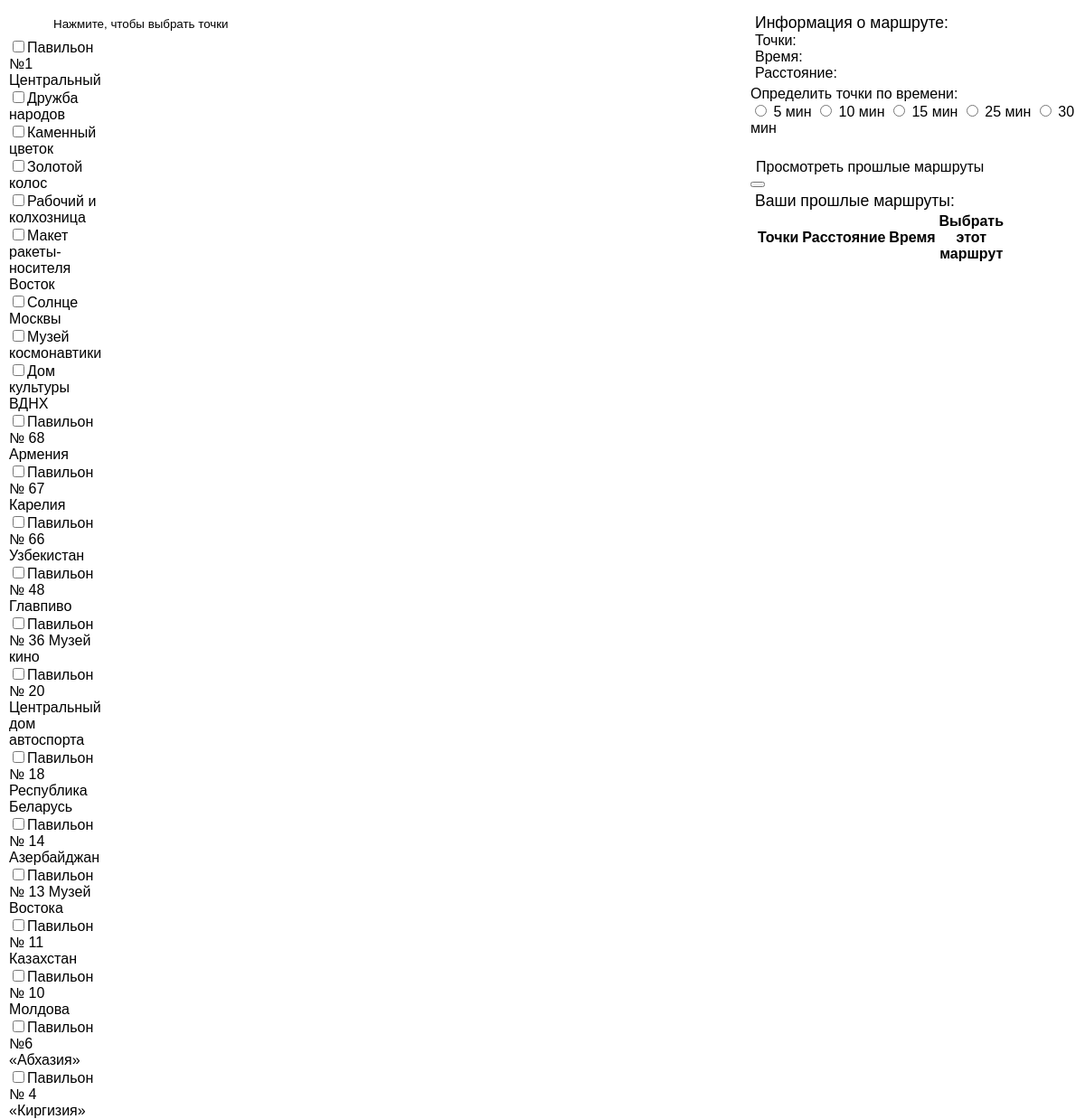
The page / on the database its author committed.
### app/models.py (models this page shows)
class Place(models.Model):
    coordinates = models.CharField(max_length=100)
    name = models.CharField(max_length=100)
    placetype = models.CharField(max_length=100)

### app/views.py (the view)
# urls.py: path('', views.index_page, name='home'),
def index_page(request):
    places = Place.objects.all()
    history = History.objects.all()
    content['places'] = [place for place in places]
    content['items'] = [place for place in history]
    return render(request, 'index.html', content)

### app/templates/index.html (shortened to what this page needs)
<!DOCTYPE HTML PUBLIC "-//W3C//DTD HTML 4.01 Transitional//EN"
        "http://www.w3.org/TR/html4/loose.dtd">
<html>
<head>
    <link rel="stylesheet" href="https://cdn.jsdelivr.net/npm/uikit@3.15.24/dist/css/uikit.min.css" />
</head>
<body>
<div id="map" style="position: relative;">
    <div class="menu">
        <div style="width: 30%">
            <div>
                <button href="#" style="background-color: white; border-radius: 0.5em; width: 90%; height: 4vh; border: 0px;">Нажмите, чтобы выбрать точки</button>
                <div id="options" class="uk-dropbar uk-dropbar-top uk-flex-column" uk-drop=" mode: click" style="width:30%; height: 80vh">
                    {% for place in places %}
                        <label style="display: block; font-size: 1em"><input class="Check" type="checkbox">{{ place.name }}</label>
                    {% endfor %}
                </div>
            </div>
        </div>
    </div>
    <div style="position: absolute; right: 10px; top: 10px; z-index: 2; width: 30%;">
        <div style="background-color: white; border-radius: 0.5em; width: 100%">
            <div style="margin: 5px">
                <p style = "font-size: 1.1em;">Информация о маршруте:</p>
                <div class="uk-flex">
                    <p style="margin-right: 1%">Точки: </p> <p id="marks"></p>
                </div>
                <div class="uk-flex">
                    <p style="margin-right: 1%">Время: </p> <p id="time_html"></p>
                </div>
                <div class="uk-flex">
                    <p style="margin-right: 1%">Расстояние: </p> <p id="distance_html"></p>
                </div>
            </div>
            <div class="margn-left: 2%">
                <p>Определить точки по времени:</p>
                <label><input class="time_check" type="radio" name="radio2"> 5 мин</label>
                <label><input class="time_check" type="radio" name="radio2"> 10 мин</label>
                <label><input class="time_check" type="radio" name="radio2"> 15 мин</label>
                <label><input class="time_check" type="radio" name="radio2"> 25 мин</label>
                <label><input class="time_check" type="radio" name="radio2"> 30 мин</label>
                <br>
                <br>
            </div>
        </div>
        <button class="uk-margin-top" style="background-color: white; border: 0; border-radius: 0.5em; font-size: 1em; height: 4vh" type="button" uk-toggle="target: #modal-close-default">Просмотреть прошлые маршруты</button>
        <div id="modal-close-default" uk-modal>
            <div class="uk-modal-dialog uk-modal-body" style="width: 80%;">
                <button class="uk-modal-close-default" type="button" uk-close></button>
                <div style="margin: 5px">
                    <p style="font-size: 1.1em;">Ваши прошлые маршруты:</p>
                    <table class="uk-table uk-table-justify uk-table-divider">
                        <thead>
                            <tr>
                                <th>Точки</th>
                                <th>Расстояние</th>
                                <th>Время</th>
                                <th>Выбрать этот маршрут</th>
                            </tr>
                        </thead>
                    </table>
                </div>
            </div>
        </div>
    </div>
</div>
</body>
</html>

### app/templates/index.html (style rules this page uses)
html, body { width: 100%; padding: 0; margin: 0; font-family: Arial; }
#map { width: 100%; height: 100vh; }
.menu { position: absolute; z-index: 2; left: 10px; top: 10px; width: 90%; }
p { margin: 0; color: black }

### rows shown on the page
Place: name "Павильон №1 Центральный"
Place: name "Дружба народов"
Place: name "Каменный цветок"
Place: name "Золотой колос"
Place: name "Рабочий и колхозница"
Place: name "Макет ракеты-носителя Восток"
Place: name "Солнце Москвы"
Place: name "Музей космонавтики"
Place: name "Дом культуры ВДНХ"
Place: name "Павильон № 68 Армения"
Place: name "Павильон № 67 Карелия"
Place: name "Павильон № 66 Узбекистан"
Place: name "Павильон № 48 Главпиво"
Place: name "Павильон № 36 Музей кино"
Place: name "Павильон № 20 Центральный дом автоспорта"
Place: name "Павильон № 18 Республика Беларусь"
Place: name "Павильон № 14 Азербайджан"
Place: name "Павильон № 13 Музей Востока"
Place: name "Павильон № 11 Казахстан"
Place: name "Павильон № 10 Молдова"
Place: name "Павильон №6 «Абхазия»"
Place: name "Павильон № 4 «Киргизия»"
